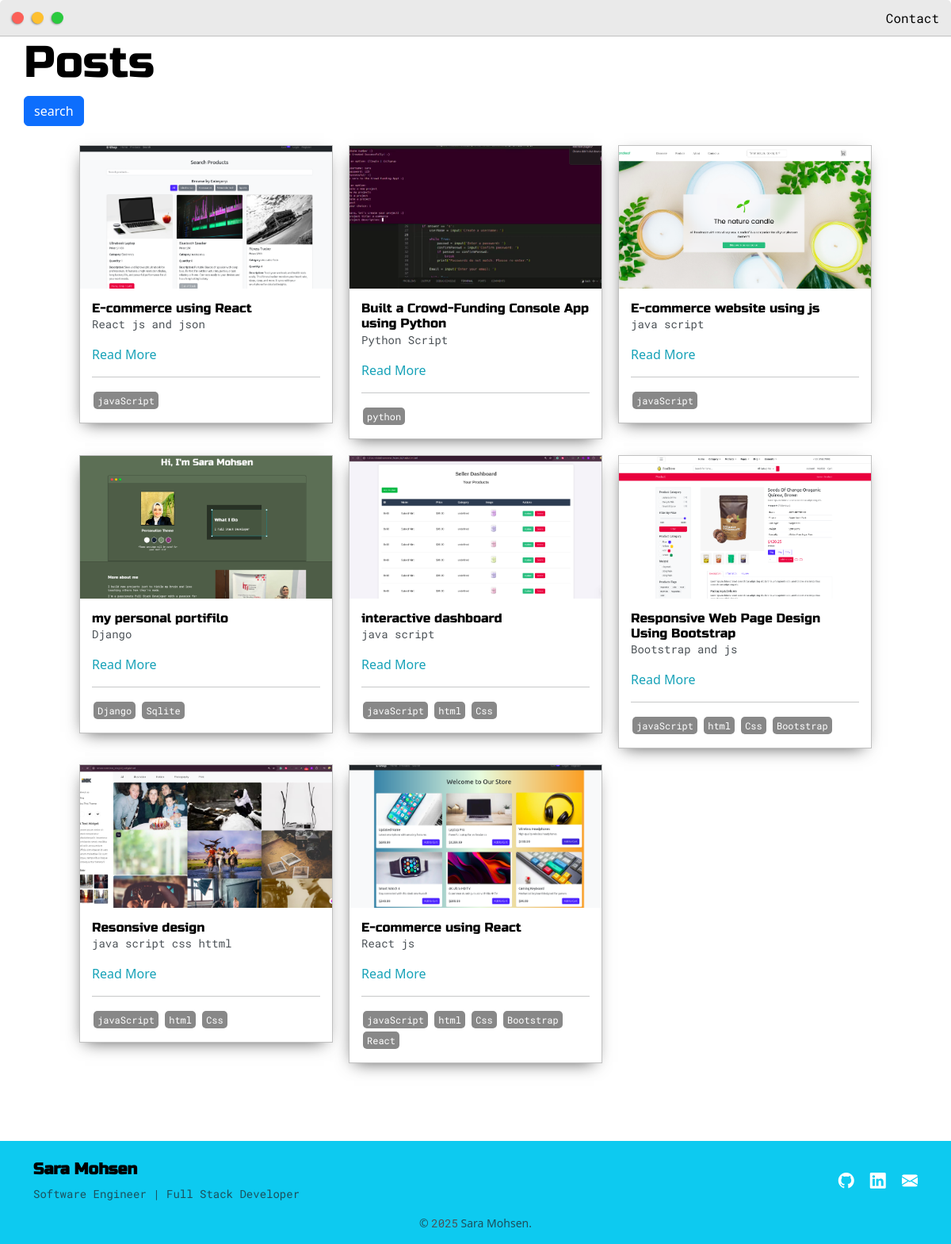
/posts/, run on the app's committed database.
### base/models.py (models this page shows, shortened)
class Post(models.Model):
    headline = models.CharField(max_length=200)
    sub_headline = models.CharField(max_length=200)
    id = models.AutoField(primary_key=True)
    thumbnail = models.ImageField( null=True, blank=True , upload_to='images/' , default='default.png')
    body = RichTextUploadingField(null=True, blank=True)
    created = models.DateTimeField(auto_now_add=True)
    active = models.BooleanField(default=False)
    featured = models.BooleanField(default=False)
    tags = models.ManyToManyField(tag, null=True)
    slug = models.SlugField(null=True, blank=True)

class tag(models.Model):
    name = models.CharField(max_length=200)
    def __str__(self):
        return self.name

### base/views.py (the view)
# urls.py: path('posts/', views.POSTS, name='posts'),
def POSTS(request):
    posts = Post.objects.filter(active=True)
    myfilter = PostFilter(request.GET, queryset=posts)
    posts = myfilter.qs
    page = request.GET.get('page')
    paginator = Paginator(posts, 3)
    try:
        posts = paginator.page(page)
    except PageNotAnInteger:
        page = 1
    except EmptyPage:
        page = paginator.num_pages
    context = {'posts': posts ,'myfilter': myfilter}
    return HttpResponse(render(request, 'base/posts.html', {'posts': posts}))

### base/templates/base/posts.html (shortened to what this page needs)
{% extends 'base/main.html' %}
{% load static %}
{% load crispy_forms_tags %}
{% block content %}
<div class="main-container">
	<h1>Posts</h1>
	<form id="searchForm" method="GET">
		<input class="btn btn-primary" type="submit" value="search">
	</form>
	<br>
	<div class="post-wrapper">
		{% for post in posts %}
		<div>
			<div class="post">
				{% if post.thumbnail %}
					<img class="thumbnail" src="{{post.thumbnail.url}}">
				{% endif %}
				<div class="post-preview">
					<h6 class="post-title">{{post.headline}}</h6>
					<p class="post-intro">{{post.sub_headline}}</p>
					<a href="{% url 'post' post.id %}">Read More</a>
					<hr>
					{% for tag in post.tags.all %}
						<span class="tag">{{tag}}</span>
					{% endfor %}
				</div>
			</div>
		</div>
		{% empty %}
			<h3>No posts found...</h3>
		{% endfor %}
	</div>
</div>
{% endblock content %}

### base/templates/base/main.html (shortened to what this page needs)
{% load static %}
<!DOCTYPE html>
<html lang="en">
<head>
    <link href="https://cdn.jsdelivr.net/npm/bootstrap@5.3.2/dist/css/bootstrap.min.css" rel="stylesheet">
    <link rel="stylesheet" href="https://cdn.jsdelivr.net/npm/bootstrap-icons@1.10.5/font/bootstrap-icons.css">
	<link rel="stylesheet" type="text/css" href="{% static 'css/default.css' %}">
</head>
<body>
    {% include 'base/navbar.html' %}
    {% block content %}{% endblock content %}
    <footer class="bg-info text-white pt-4 pb-3 mt-5">
        <div class="container text-center text-md-start">
          <div class="row align-items-center">
            <div class="col-md-6 mb-3 mb-md-0">
              <h5 class="fw-bold">Sara Mohsen</h5>
            <p class="text-muted small mb-0">Software Engineer | Full Stack Developer</p>
            </div>
            <div class="col-md-6 text-md-end">
              <a href="https://github.com/yourusername" target="_blank" class="text-white me-3">
                <i class="bi bi-github fs-5"></i>
              </a>
              <a href="https://linkedin.com/in/yourprofile" target="_blank" class="text-white me-3">
                <i class="bi bi-linkedin fs-5"></i>
              </a>
              <a href="mailto:sara@email.com" class="text-white">
                <i class="bi bi-envelope-fill fs-5"></i>
              </a>
            </div>
          </div>
          <div class="text-center text-muted mt-3 small">
            &copy; <span id="year"></span> Sara Mohsen.
          </div>
        </div>
      </footer>
      <link rel="stylesheet" href="https://cdn.jsdelivr.net/npm/bootstrap-icons@1.10.5/font/bootstrap-icons.css">
          {% load static %}
</body>
</html>

### base/templates/base/navbar.html (shortened to what this page needs)
{% load static %}
<div class="nav-wrapper">
	<a href="{% url 'home' %}">
		<div class="dots-wrapper">
			<div id="dot-1" class="browser-dot"></div>
			<div id="dot-2" class="browser-dot"></div>
			<div id="dot-3" class="browser-dot"></div>
		</div>
	</a>
	<ul id="navigation">
		<li><a href="{% url 'home' %}#contact">Contact</a></li>
</div>

### static/css/default.css (style rules this page uses)
:root { --mainColor:#eaeaea; --secondaryColor:#fff; --borderColor:#c1c1c1; --mainText:black; --secondaryText:#4b5156; --themeDotBorder:#24292e; --previewBg:rgb(251, 249, 243, 0.8); --previewShadow:#f0ead6; --buttonColor:black; }
html, body { padding: 0; margin: 0; scroll-behavior: smooth; }
body * { transition: 0.3s; }
h1, h2, h3, h4, h5, h6, strong { color: var(--mainText); font-family: 'Russo One', sans-serif; font-weight: 500; }
p, li, span, label, input, textarea { color: var(--secondaryText); font-family: 'Roboto Mono', monospace; }
a { text-decoration: none; color:#17a2b8; }
ul { list-style: none; }
h1 { font-size: 56px; }
h5 { font-size: 20px; }
h6 { font-size: 16px; }
.main-container { width: 1200px; margin: 0 auto; }
.nav-wrapper { border-radius:5px 5px 0 0; grid-area:nav-wrapper; border-bottom: 1px solid var(--borderColor); display: flex; justify-content: space-between; align-items: center; background-color: var(--mainColor); }
#navigation a { color:var(--mainText); }
#navigation { margin:0; padding: 10px; }
#navigation li { display: inline-block; margin-right: 5px; margin-left:5px; }
.dots-wrapper { display: flex; padding: 10px; }
#dot-1 { background-color: #FC6058; }
#dot-2 { background-color: #FEC02F; }
#dot-3 { background-color: #2ACA3E; }
.browser-dot { background-color: black; height: 15px; width: 15px; border-radius: 50%; margin: 5px; -webkit-box-shadow: -1px 1px 3px -1px rgba(0,0,0,0.75); -moz-box-shadow: -1px 1px 3px -1px rgba(0,0,0,0.75); box-shadow: -1px 1px 3px -1px rgba(0,0,0,0.75); }
.post-wrapper { display: grid; grid-template-columns: repeat(auto-fit, 320px); gap:20px; justify-content: center; padding-bottom: 50px; }
.post { border:1px solid var(--borderColor); -webkit-box-shadow: -2px 7px 21px -9px rgba(0,0,0,0.75); -moz-box-shadow: -2px 7px 21px -9px rgba(0,0,0,0.75); box-shadow: -2px 7px 21px -9px rgba(0,0,0,0.75); }
.thumbnail { display: block; width: 100%; height:180px; object-fit: cover; }
.post-preview { background-color: #fff; padding:15px; }
.post-title { color:black; margin: 0; }
.post-intro { color:#4b5156; font-size: 14px; }
.tag { display:inline-block; color:#fff; background-color: #888; border-radius: 5px; margin: 2px; padding: 2px 5px; font-size: 12px; }
@media screen and (max-width: 1200px) { .main-container { width: 95%; } }

### data on the page
Post: thumbnail (picture), headline "E-commerce using React", sub_headline "React js and json"
tag: name "javaScript"
Post: thumbnail (picture), headline "Built a Crowd-Funding Console App using Python", sub_headline "Python Script"
tag: name "python"
Post: thumbnail (picture), headline "E-commerce website using js", sub_headline "java script"
Post: thumbnail (picture), headline "my personal portifilo", sub_headline "Django"
tag: name "Django"
tag: name "Sqlite"
Post: thumbnail (picture), headline "interactive dashboard", sub_headline "java script"
tag: name "html"
tag: name "Css"
Post: thumbnail (picture), headline "Responsive Web Page Design Using Bootstrap", sub_headline "Bootstrap and js"
tag: name "Bootstrap"
Post: thumbnail (picture), headline "Resonsive design", sub_headline "java script css httml"
Post: thumbnail (picture), headline "E-commerce using React", sub_headline "React js"
tag: name "React"
